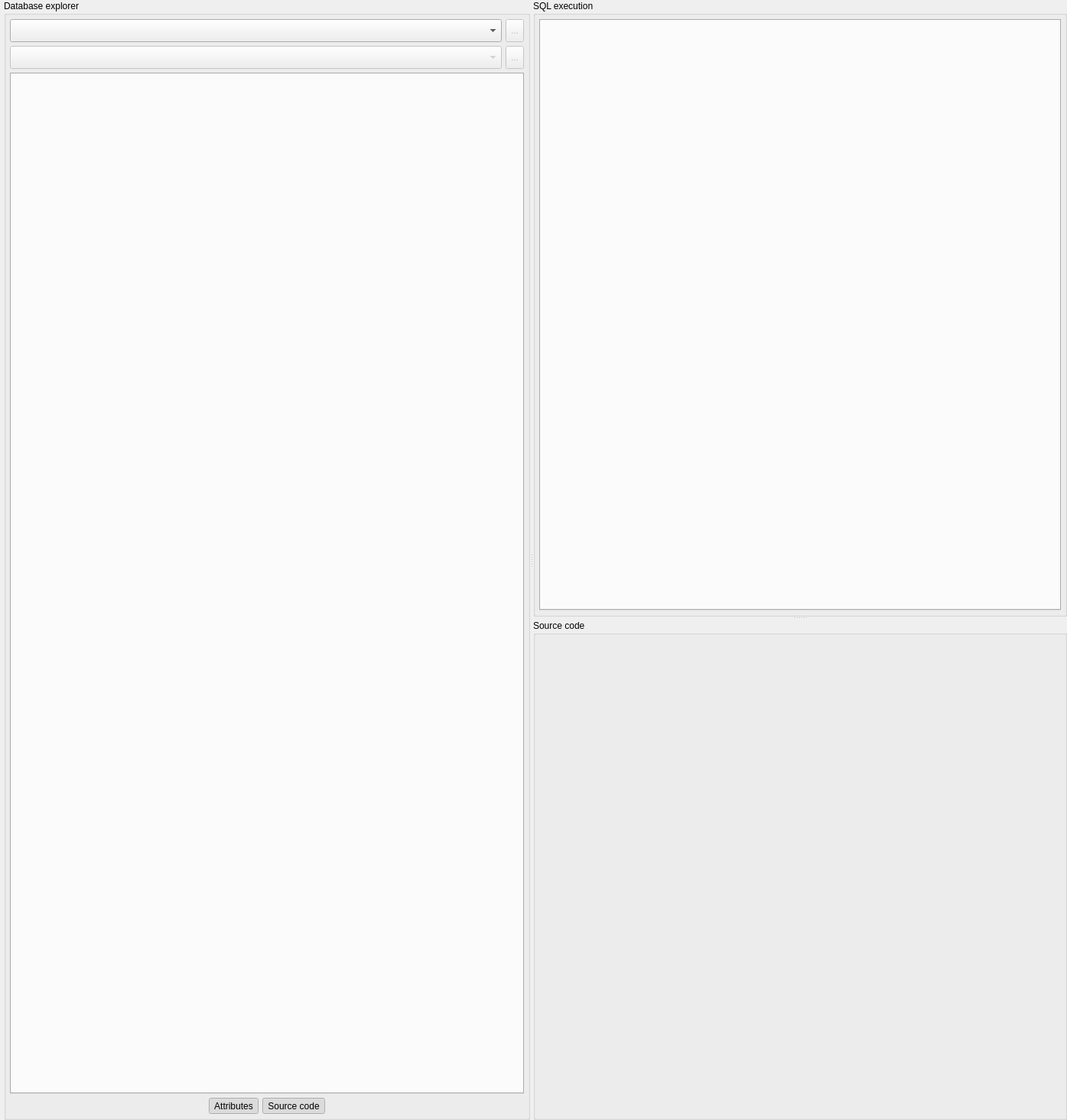
<?xml version="1.0" encoding="UTF-8"?>
<ui version="4.0">
 <class>SQLToolWidget</class>
 <widget class="QWidget" name="SQLToolWidget">
  <property name="geometry">
   <rect>
    <x>0</x>
    <y>0</y>
    <width>1395</width>
    <height>1464</height>
   </rect>
  </property>
  <property name="windowTitle">
   <string>Form</string>
  </property>
  <property name="autoFillBackground">
   <bool>true</bool>
  </property>
  <layout class="QGridLayout" name="sqltool_grid">
   <property name="leftMargin">
    <number>5</number>
   </property>
   <property name="topMargin">
    <number>0</number>
   </property>
   <property name="rightMargin">
    <number>0</number>
   </property>
   <property name="bottomMargin">
    <number>0</number>
   </property>
   <property name="spacing">
    <number>0</number>
   </property>
   <item row="0" column="0">
    <widget class="QFrame" name="bg_frame">
     <property name="sizePolicy">
      <sizepolicy hsizetype="Expanding" vsizetype="Expanding">
       <horstretch>0</horstretch>
       <verstretch>0</verstretch>
      </sizepolicy>
     </property>
     <property name="minimumSize">
      <size>
       <width>0</width>
       <height>0</height>
      </size>
     </property>
     <property name="autoFillBackground">
      <bool>true</bool>
     </property>
     <property name="frameShape">
      <enum>QFrame::Shape::NoFrame</enum>
     </property>
     <layout class="QGridLayout" name="gridLayout_2">
      <property name="leftMargin">
       <number>0</number>
      </property>
      <property name="topMargin">
       <number>0</number>
      </property>
      <property name="rightMargin">
       <number>0</number>
      </property>
      <property name="bottomMargin">
       <number>0</number>
      </property>
      <item row="0" column="0">
       <widget class="QSplitter" name="h_splitter">
        <property name="orientation">
         <enum>Qt::Orientation::Horizontal</enum>
        </property>
        <property name="handleWidth">
         <number>4</number>
        </property>
        <property name="childrenCollapsible">
         <bool>true</bool>
        </property>
        <widget class="QGroupBox" name="db_explorer_gb">
         <property name="minimumSize">
          <size>
           <width>0</width>
           <height>0</height>
          </size>
         </property>
         <property name="title">
          <string>Database explorer</string>
         </property>
         <layout class="QVBoxLayout" name="db_explorer_lt">
          <property name="spacing">
           <number>5</number>
          </property>
          <property name="leftMargin">
           <number>5</number>
          </property>
          <property name="topMargin">
           <number>5</number>
          </property>
          <property name="rightMargin">
           <number>5</number>
          </property>
          <property name="bottomMargin">
           <number>5</number>
          </property>
          <item>
           <layout class="QHBoxLayout" name="connections_lt">
            <property name="spacing">
             <number>5</number>
            </property>
            <property name="topMargin">
             <number>0</number>
            </property>
            <item>
             <widget class="QComboBox" name="connections_cmb">
              <property name="sizePolicy">
               <sizepolicy hsizetype="Expanding" vsizetype="Preferred">
                <horstretch>0</horstretch>
                <verstretch>0</verstretch>
               </sizepolicy>
              </property>
              <property name="minimumSize">
               <size>
                <width>0</width>
                <height>0</height>
               </size>
              </property>
              <property name="editable">
               <bool>false</bool>
              </property>
              <property name="sizeAdjustPolicy">
               <enum>QComboBox::SizeAdjustPolicy::AdjustToMinimumContentsLengthWithIcon</enum>
              </property>
              <property name="iconSize">
               <size>
                <width>22</width>
                <height>22</height>
               </size>
              </property>
             </widget>
            </item>
            <item>
             <widget class="QToolButton" name="disconnect_tb">
              <property name="enabled">
               <bool>false</bool>
              </property>
              <property name="sizePolicy">
               <sizepolicy hsizetype="Preferred" vsizetype="Preferred">
                <horstretch>0</horstretch>
                <verstretch>0</verstretch>
               </sizepolicy>
              </property>
              <property name="toolTip">
               <string>Disconnect from all databases</string>
              </property>
              <property name="text">
               <string>...</string>
              </property>
              <property name="icon">
               <iconset resource="../../res/resources.qrc">
                <normaloff>:/icons/icons/disconnect.png</normaloff>:/icons/icons/disconnect.png</iconset>
              </property>
              <property name="iconSize">
               <size>
                <width>25</width>
                <height>25</height>
               </size>
              </property>
              <property name="autoRaise">
               <bool>false</bool>
              </property>
             </widget>
            </item>
           </layout>
          </item>
          <item>
           <layout class="QHBoxLayout" name="horizontalLayout_6">
            <property name="spacing">
             <number>5</number>
            </property>
            <item>
             <widget class="QComboBox" name="database_cmb">
              <property name="enabled">
               <bool>false</bool>
              </property>
              <property name="sizePolicy">
               <sizepolicy hsizetype="Expanding" vsizetype="Preferred">
                <horstretch>0</horstretch>
                <verstretch>0</verstretch>
               </sizepolicy>
              </property>
              <property name="editable">
               <bool>false</bool>
              </property>
              <property name="insertPolicy">
               <enum>QComboBox::InsertPolicy::InsertAlphabetically</enum>
              </property>
              <property name="sizeAdjustPolicy">
               <enum>QComboBox::SizeAdjustPolicy::AdjustToMinimumContentsLengthWithIcon</enum>
              </property>
              <property name="iconSize">
               <size>
                <width>22</width>
                <height>22</height>
               </size>
              </property>
             </widget>
            </item>
            <item>
             <widget class="QToolButton" name="refresh_tb">
              <property name="enabled">
               <bool>false</bool>
              </property>
              <property name="sizePolicy">
               <sizepolicy hsizetype="Preferred" vsizetype="Preferred">
                <horstretch>0</horstretch>
                <verstretch>0</verstretch>
               </sizepolicy>
              </property>
              <property name="toolTip">
               <string>Update the database list</string>
              </property>
              <property name="text">
               <string>...</string>
              </property>
              <property name="icon">
               <iconset resource="../../res/resources.qrc">
                <normaloff>:/icons/icons/refresh.png</normaloff>:/icons/icons/refresh.png</iconset>
              </property>
              <property name="iconSize">
               <size>
                <width>25</width>
                <height>25</height>
               </size>
              </property>
              <property name="autoRaise">
               <bool>false</bool>
              </property>
             </widget>
            </item>
           </layout>
          </item>
          <item>
           <widget class="QTabWidget" name="databases_tbw">
            <property name="minimumSize">
             <size>
              <width>305</width>
              <height>0</height>
             </size>
            </property>
            <property name="documentMode">
             <bool>false</bool>
            </property>
            <property name="tabsClosable">
             <bool>true</bool>
            </property>
            <property name="movable">
             <bool>true</bool>
            </property>
            <property name="tabBarAutoHide">
             <bool>false</bool>
            </property>
           </widget>
          </item>
          <item>
           <layout class="QHBoxLayout" name="horizontalLayout_4">
            <property name="spacing">
             <number>5</number>
            </property>
            <property name="leftMargin">
             <number>0</number>
            </property>
            <property name="bottomMargin">
             <number>0</number>
            </property>
            <item>
             <spacer name="horizontalSpacer_2">
              <property name="orientation">
               <enum>Qt::Orientation::Horizontal</enum>
              </property>
              <property name="sizeHint" stdset="0">
               <size>
                <width>40</width>
                <height>20</height>
               </size>
              </property>
             </spacer>
            </item>
            <item>
             <widget class="QToolButton" name="attributes_tb">
              <property name="sizePolicy">
               <sizepolicy hsizetype="Preferred" vsizetype="Preferred">
                <horstretch>0</horstretch>
                <verstretch>0</verstretch>
               </sizepolicy>
              </property>
              <property name="toolTip">
               <string>Toggle the object's attributes grid</string>
              </property>
              <property name="statusTip">
               <string/>
              </property>
              <property name="text">
               <string>Attributes</string>
              </property>
              <property name="icon">
               <iconset resource="../../res/resources.qrc">
                <normaloff>:/icons/icons/attribute.png</normaloff>:/icons/icons/attribute.png</iconset>
              </property>
              <property name="iconSize">
               <size>
                <width>25</width>
                <height>25</height>
               </size>
              </property>
              <property name="shortcut">
               <string>Alt+R</string>
              </property>
              <property name="checkable">
               <bool>true</bool>
              </property>
              <property name="checked">
               <bool>true</bool>
              </property>
              <property name="toolButtonStyle">
               <enum>Qt::ToolButtonStyle::ToolButtonTextBesideIcon</enum>
              </property>
             </widget>
            </item>
            <item>
             <widget class="QToolButton" name="source_pane_tb">
              <property name="sizePolicy">
               <sizepolicy hsizetype="Preferred" vsizetype="Preferred">
                <horstretch>0</horstretch>
                <verstretch>0</verstretch>
               </sizepolicy>
              </property>
              <property name="toolTip">
               <string>Toggle the display of source code pane</string>
              </property>
              <property name="statusTip">
               <string/>
              </property>
              <property name="text">
               <string>Source code</string>
              </property>
              <property name="icon">
               <iconset resource="../../res/resources.qrc">
                <normaloff>:/icons/icons/sqlcode.png</normaloff>:/icons/icons/sqlcode.png</iconset>
              </property>
              <property name="iconSize">
               <size>
                <width>25</width>
                <height>25</height>
               </size>
              </property>
              <property name="checkable">
               <bool>true</bool>
              </property>
              <property name="checked">
               <bool>true</bool>
              </property>
              <property name="toolButtonStyle">
               <enum>Qt::ToolButtonStyle::ToolButtonTextBesideIcon</enum>
              </property>
             </widget>
            </item>
            <item>
             <spacer name="horizontalSpacer">
              <property name="orientation">
               <enum>Qt::Orientation::Horizontal</enum>
              </property>
              <property name="sizeHint" stdset="0">
               <size>
                <width>40</width>
                <height>20</height>
               </size>
              </property>
             </spacer>
            </item>
           </layout>
          </item>
         </layout>
        </widget>
        <widget class="QWidget" name="layoutWidget">
         <layout class="QVBoxLayout" name="verticalLayout_2">
          <property name="spacing">
           <number>5</number>
          </property>
          <property name="leftMargin">
           <number>0</number>
          </property>
          <item>
           <widget class="QSplitter" name="v_splitter">
            <property name="orientation">
             <enum>Qt::Orientation::Vertical</enum>
            </property>
            <property name="handleWidth">
             <number>4</number>
            </property>
            <property name="childrenCollapsible">
             <bool>false</bool>
            </property>
            <widget class="QGroupBox" name="sqlexec_gb">
             <property name="sizePolicy">
              <sizepolicy hsizetype="Expanding" vsizetype="Expanding">
               <horstretch>0</horstretch>
               <verstretch>0</verstretch>
              </sizepolicy>
             </property>
             <property name="title">
              <string>SQL execution</string>
             </property>
             <layout class="QGridLayout" name="gridLayout">
              <property name="leftMargin">
               <number>5</number>
              </property>
              <property name="topMargin">
               <number>5</number>
              </property>
              <property name="rightMargin">
               <number>5</number>
              </property>
              <property name="bottomMargin">
               <number>5</number>
              </property>
              <property name="spacing">
               <number>5</number>
              </property>
              <item row="0" column="0">
               <widget class="QTabWidget" name="sql_exec_tbw">
                <property name="minimumSize">
                 <size>
                  <width>310</width>
                  <height>0</height>
                 </size>
                </property>
                <property name="documentMode">
                 <bool>false</bool>
                </property>
                <property name="tabsClosable">
                 <bool>true</bool>
                </property>
                <property name="movable">
                 <bool>true</bool>
                </property>
                <property name="tabBarAutoHide">
                 <bool>false</bool>
                </property>
               </widget>
              </item>
             </layout>
            </widget>
            <widget class="QGroupBox" name="sourcecode_gb">
             <property name="sizePolicy">
              <sizepolicy hsizetype="Expanding" vsizetype="Preferred">
               <horstretch>0</horstretch>
               <verstretch>0</verstretch>
              </sizepolicy>
             </property>
             <property name="title">
              <string>Source code</string>
             </property>
            </widget>
           </widget>
          </item>
         </layout>
        </widget>
       </widget>
      </item>
     </layout>
    </widget>
   </item>
  </layout>
 </widget>
 <tabstops>
  <tabstop>connections_cmb</tabstop>
  <tabstop>disconnect_tb</tabstop>
  <tabstop>database_cmb</tabstop>
  <tabstop>refresh_tb</tabstop>
  <tabstop>databases_tbw</tabstop>
  <tabstop>attributes_tb</tabstop>
  <tabstop>source_pane_tb</tabstop>
  <tabstop>sql_exec_tbw</tabstop>
 </tabstops>
 <resources>
  <include location="../../res/resources.qrc"/>
 </resources>
 <connections/>
</ui>
